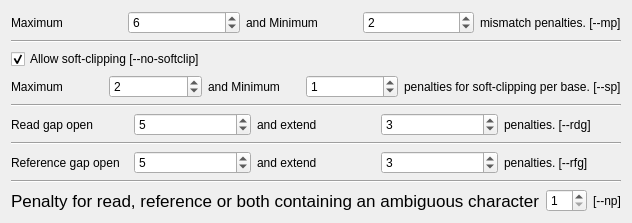
      <widget class="QWidget" name="fourth_tab">
       <property name="enabled">
        <bool>true</bool>
       </property>
       <attribute name="title">
        <string>Scoring</string>
       </attribute>
       <layout class="QVBoxLayout" name="verticalLayout_7">
        <item>
         <layout class="QHBoxLayout" name="horizontalLayout_5">
          <item>
           <widget class="QLabel" name="label_10">
            <property name="text">
             <string>Maximum</string>
            </property>
            <property name="alignment">
             <set>Qt::AlignLeading|Qt::AlignLeft|Qt::AlignVCenter</set>
            </property>
           </widget>
          </item>
          <item>
           <widget class="QSpinBox" name="mp_mx">
            <property name="value">
             <number>6</number>
            </property>
           </widget>
          </item>
          <item>
           <widget class="QLabel" name="label_11">
            <property name="text">
             <string>and Minimum</string>
            </property>
            <property name="alignment">
             <set>Qt::AlignLeading|Qt::AlignLeft|Qt::AlignVCenter</set>
            </property>
           </widget>
          </item>
          <item>
           <widget class="QSpinBox" name="mp_mn">
            <property name="value">
             <number>2</number>
            </property>
           </widget>
          </item>
          <item>
           <widget class="QLabel" name="label_9">
            <property name="text">
             <string>mismatch penalties. [--mp]</string>
            </property>
           </widget>
          </item>
         </layout>
        </item>
        <item>
         <widget class="Line" name="line">
          <property name="orientation">
           <enum>Qt::Horizontal</enum>
          </property>
         </widget>
        </item>
        <item>
         <widget class="QCheckBox" name="softclipping">
          <property name="text">
           <string>Allow soft-clipping [--no-softclip]</string>
          </property>
          <property name="checked">
           <bool>true</bool>
          </property>
         </widget>
        </item>
        <item>
         <layout class="QHBoxLayout" name="horizontalLayout_9">
          <item>
           <widget class="QLabel" name="sp_max_lbl">
            <property name="text">
             <string>Maximum</string>
            </property>
            <property name="alignment">
             <set>Qt::AlignLeading|Qt::AlignLeft|Qt::AlignVCenter</set>
            </property>
           </widget>
          </item>
          <item>
           <widget class="QSpinBox" name="sp_mx">
            <property name="value">
             <number>2</number>
            </property>
           </widget>
          </item>
          <item>
           <widget class="QLabel" name="sp_min_lbl">
            <property name="text">
             <string>and Minimum</string>
            </property>
            <property name="alignment">
             <set>Qt::AlignLeading|Qt::AlignLeft|Qt::AlignVCenter</set>
            </property>
           </widget>
          </item>
          <item>
           <widget class="QSpinBox" name="sp_mn">
            <property name="value">
             <number>1</number>
            </property>
           </widget>
          </item>
          <item>
           <widget class="QLabel" name="sp_tail_lbl">
            <property name="text">
             <string>penalties for soft-clipping per base. [--sp]</string>
            </property>
           </widget>
          </item>
         </layout>
        </item>
        <item>
         <widget class="Line" name="line_8">
          <property name="orientation">
           <enum>Qt::Horizontal</enum>
          </property>
         </widget>
        </item>
        <item>
         <layout class="QHBoxLayout" name="horizontalLayout_10">
          <item>
           <widget class="QLabel" name="label_16">
            <property name="text">
             <string>Read gap open </string>
            </property>
           </widget>
          </item>
          <item>
           <widget class="QSpinBox" name="rdg1">
            <property name="value">
             <number>5</number>
            </property>
           </widget>
          </item>
          <item>
           <widget class="QLabel" name="label_17">
            <property name="text">
             <string>and extend</string>
            </property>
           </widget>
          </item>
          <item>
           <widget class="QSpinBox" name="rdg2">
            <property name="value">
             <number>3</number>
            </property>
           </widget>
          </item>
          <item>
           <widget class="QLabel" name="label_18">
            <property name="text">
             <string>penalties. [--rdg]</string>
            </property>
           </widget>
          </item>
         </layout>
        </item>
        <item>
         <widget class="Line" name="line_19">
          <property name="orientation">
           <enum>Qt::Horizontal</enum>
          </property>
         </widget>
        </item>
        <item>
         <layout class="QHBoxLayout" name="horizontalLayout_11">
          <item>
           <widget class="QLabel" name="label_19">
            <property name="text">
             <string>Reference gap open </string>
            </property>
           </widget>
          </item>
          <item>
           <widget class="QSpinBox" name="rfg1">
            <property name="value">
             <number>5</number>
            </property>
           </widget>
          </item>
          <item>
           <widget class="QLabel" name="label_20">
            <property name="text">
             <string>and extend</string>
            </property>
           </widget>
          </item>
          <item>
           <widget class="QSpinBox" name="rfg2">
            <property name="value">
             <number>3</number>
            </property>
           </widget>
          </item>
          <item>
           <widget class="QLabel" name="label_21">
            <property name="text">
             <string>penalties. [--rfg]</string>
            </property>
           </widget>
          </item>
         </layout>
        </item>
        <item>
         <widget class="Line" name="line_9">
          <property name="orientation">
           <enum>Qt::Horizontal</enum>
          </property>
         </widget>
        </item>
        <item>
         <layout class="QHBoxLayout" name="horizontalLayout_15">
          <item>
           <widget class="QLabel" name="label_15">
            <property name="maximumSize">
             <size>
              <width>16777215</width>
              <height>16777215</height>
             </size>
            </property>
            <property name="font">
             <font>
              <pointsize>13</pointsize>
             </font>
            </property>
            <property name="text">
             <string>Penalty for read, reference or both containing an ambiguous character</string>
            </property>
           </widget>
          </item>
          <item>
           <widget class="QSpinBox" name="np">
            <property name="minimum">
             <number>1</number>
            </property>
           </widget>
          </item>
          <item>
           <widget class="QLabel" name="label_26">
            <property name="text">
             <string>[--np]</string>
            </property>
           </widget>
          </item>
         </layout>
        </item>
       </layout>
      </widget>
